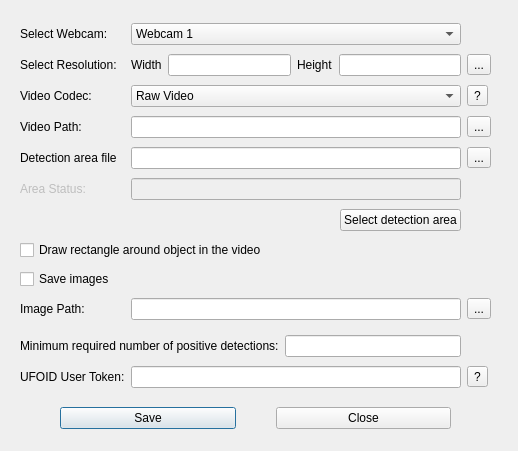
<?xml version="1.0" encoding="UTF-8"?>
<ui version="4.0">
 <class>SettingsDialog</class>
 <widget class="QDialog" name="SettingsDialog">
  <property name="geometry">
   <rect>
    <x>0</x>
    <y>0</y>
    <width>518</width>
    <height>451</height>
   </rect>
  </property>
  <property name="windowTitle">
   <string>Dialog</string>
  </property>
  <widget class="QWidget" name="formLayoutWidget">
   <property name="geometry">
    <rect>
     <x>10</x>
     <y>10</y>
     <width>491</width>
     <height>447</height>
    </rect>
   </property>
   <layout class="QGridLayout" name="gridLayout">
    <property name="leftMargin">
     <number>10</number>
    </property>
    <property name="topMargin">
     <number>10</number>
    </property>
    <property name="rightMargin">
     <number>10</number>
    </property>
    <property name="bottomMargin">
     <number>10</number>
    </property>
    <item row="1" column="1">
     <layout class="QHBoxLayout" name="horizontalLayout">
      <item>
       <widget class="QLabel" name="label_3">
        <property name="text">
         <string>Width</string>
        </property>
       </widget>
      </item>
      <item>
       <widget class="QLineEdit" name="lineEditCameraWidth"/>
      </item>
      <item>
       <widget class="QLabel" name="label_4">
        <property name="text">
         <string>Height</string>
        </property>
       </widget>
      </item>
      <item>
       <widget class="QLineEdit" name="lineEditCameraHeight"/>
      </item>
     </layout>
    </item>
    <item row="3" column="2">
     <widget class="QToolButton" name="toolButtonVideoPath">
      <property name="text">
       <string>...</string>
      </property>
     </widget>
    </item>
    <item row="13" column="0">
     <widget class="QLabel" name="label_2">
      <property name="text">
       <string>UFOID User Token:</string>
      </property>
     </widget>
    </item>
    <item row="4" column="2">
     <widget class="QToolButton" name="toolButtonDetectionAreaFile">
      <property name="text">
       <string>...</string>
      </property>
     </widget>
    </item>
    <item row="9" column="0">
     <widget class="QLabel" name="labelImagePath">
      <property name="enabled">
       <bool>true</bool>
      </property>
      <property name="text">
       <string>Image Path:</string>
      </property>
     </widget>
    </item>
    <item row="0" column="1">
     <widget class="QComboBox" name="comboBoxWebcam">
      <item>
       <property name="text">
        <string>Webcam 1</string>
       </property>
      </item>
      <item>
       <property name="text">
        <string>Webcam 2</string>
       </property>
      </item>
      <item>
       <property name="text">
        <string>Webcam 3</string>
       </property>
      </item>
      <item>
       <property name="text">
        <string>Webcam 4</string>
       </property>
      </item>
     </widget>
    </item>
    <item row="3" column="0">
     <widget class="QLabel" name="labelVideoPath">
      <property name="text">
       <string>Video Path:</string>
      </property>
     </widget>
    </item>
    <item row="2" column="2">
     <widget class="QToolButton" name="toolButtonCodecHelp">
      <property name="text">
       <string>?</string>
      </property>
     </widget>
    </item>
    <item row="7" column="0" colspan="2">
     <widget class="QCheckBox" name="checkBoxRectangle">
      <property name="text">
       <string>Draw rectangle around object in the video</string>
      </property>
     </widget>
    </item>
    <item row="3" column="1">
     <widget class="QLineEdit" name="lineVideoPath">
      <property name="readOnly">
       <bool>true</bool>
      </property>
     </widget>
    </item>
    <item row="5" column="0">
     <widget class="QLabel" name="label">
      <property name="enabled">
       <bool>false</bool>
      </property>
      <property name="text">
       <string>Area Status:</string>
      </property>
     </widget>
    </item>
    <item row="14" column="0" colspan="3">
     <layout class="QHBoxLayout" name="horizontalLayout_4">
      <property name="spacing">
       <number>40</number>
      </property>
      <property name="leftMargin">
       <number>40</number>
      </property>
      <property name="topMargin">
       <number>10</number>
      </property>
      <property name="rightMargin">
       <number>40</number>
      </property>
      <property name="bottomMargin">
       <number>10</number>
      </property>
      <item>
       <widget class="QPushButton" name="buttonSave">
        <property name="text">
         <string>Save</string>
        </property>
       </widget>
      </item>
      <item>
       <widget class="QPushButton" name="buttonCancel">
        <property name="text">
         <string>Close</string>
        </property>
       </widget>
      </item>
     </layout>
    </item>
    <item row="8" column="0" colspan="2">
     <widget class="QCheckBox" name="checkBoxsaveImages">
      <property name="enabled">
       <bool>true</bool>
      </property>
      <property name="text">
       <string>Save images</string>
      </property>
      <property name="checkable">
       <bool>true</bool>
      </property>
      <property name="checked">
       <bool>false</bool>
      </property>
     </widget>
    </item>
    <item row="13" column="2">
     <widget class="QToolButton" name="toolButtonTokenHelp">
      <property name="text">
       <string>?</string>
      </property>
     </widget>
    </item>
    <item row="13" column="1">
     <widget class="QLineEdit" name="lineToken"/>
    </item>
    <item row="5" column="1">
     <widget class="QLineEdit" name="lineStatus">
      <property name="enabled">
       <bool>false</bool>
      </property>
      <property name="text">
       <string/>
      </property>
      <property name="readOnly">
       <bool>true</bool>
      </property>
     </widget>
    </item>
    <item row="0" column="0">
     <widget class="QLabel" name="labelWebcam">
      <property name="text">
       <string>Select Webcam:</string>
      </property>
     </widget>
    </item>
    <item row="10" column="0" colspan="2">
     <layout class="QHBoxLayout" name="horizontalLayout_3">
      <property name="topMargin">
       <number>6</number>
      </property>
      <item>
       <widget class="QLabel" name="labelMinPos">
        <property name="text">
         <string>Minimum required number of positive detections:</string>
        </property>
       </widget>
      </item>
      <item>
       <widget class="QLineEdit" name="lineMinPosRequired"/>
      </item>
     </layout>
    </item>
    <item row="9" column="2">
     <widget class="QToolButton" name="toolButtonImagePath">
      <property name="enabled">
       <bool>true</bool>
      </property>
      <property name="text">
       <string>...</string>
      </property>
     </widget>
    </item>
    <item row="2" column="1">
     <widget class="QComboBox" name="comboBoxCodec">
      <item>
       <property name="text">
        <string>Raw Video</string>
       </property>
      </item>
      <item>
       <property name="text">
        <string>FFV1 Lossless Video</string>
       </property>
      </item>
      <item>
       <property name="text">
        <string>Lagarith Lossless Video</string>
       </property>
      </item>
     </widget>
    </item>
    <item row="2" column="0">
     <widget class="QLabel" name="labelCodec">
      <property name="text">
       <string>Video Codec:</string>
      </property>
     </widget>
    </item>
    <item row="4" column="0">
     <widget class="QLabel" name="labelDetectionAreaFile">
      <property name="text">
       <string>Detection area file</string>
      </property>
     </widget>
    </item>
    <item row="6" column="1">
     <layout class="QHBoxLayout" name="horizontalLayout_2">
      <item>
       <spacer name="horizontalSpacer">
        <property name="orientation">
         <enum>Qt::Horizontal</enum>
        </property>
        <property name="sizeHint" stdset="0">
         <size>
          <width>40</width>
          <height>20</height>
         </size>
        </property>
       </spacer>
      </item>
      <item>
       <widget class="QPushButton" name="buttonSelectDetectionArea">
        <property name="text">
         <string>Select detection area</string>
        </property>
       </widget>
      </item>
     </layout>
    </item>
    <item row="4" column="1">
     <widget class="QLineEdit" name="lineDetectionAreaFile">
      <property name="text">
       <string/>
      </property>
      <property name="readOnly">
       <bool>true</bool>
      </property>
     </widget>
    </item>
    <item row="9" column="1">
     <widget class="QLineEdit" name="lineImagePath">
      <property name="enabled">
       <bool>true</bool>
      </property>
      <property name="styleSheet">
       <string notr="true"/>
      </property>
      <property name="readOnly">
       <bool>true</bool>
      </property>
     </widget>
    </item>
    <item row="1" column="2">
     <widget class="QToolButton" name="toolButtonResolutionDialog">
      <property name="text">
       <string>...</string>
      </property>
     </widget>
    </item>
    <item row="1" column="0">
     <widget class="QLabel" name="labelResolution">
      <property name="text">
       <string>Select Resolution:</string>
      </property>
     </widget>
    </item>
   </layout>
  </widget>
 </widget>
 <resources/>
 <connections/>
</ui>
